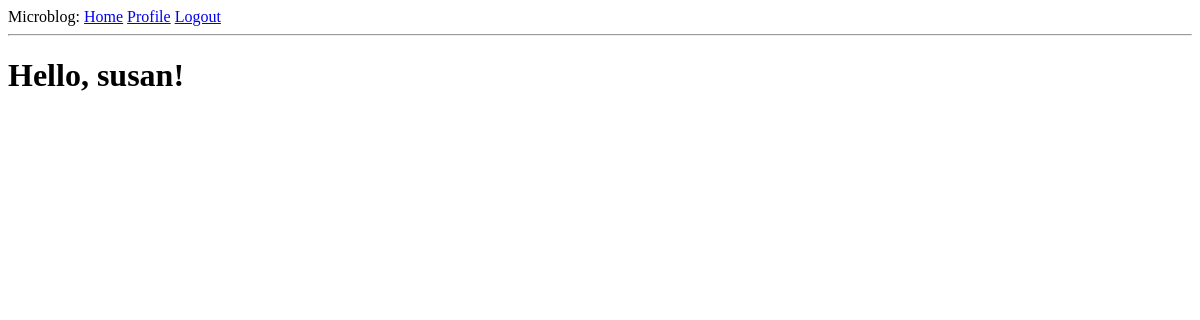
Before: /index (signed in) with the older database file.
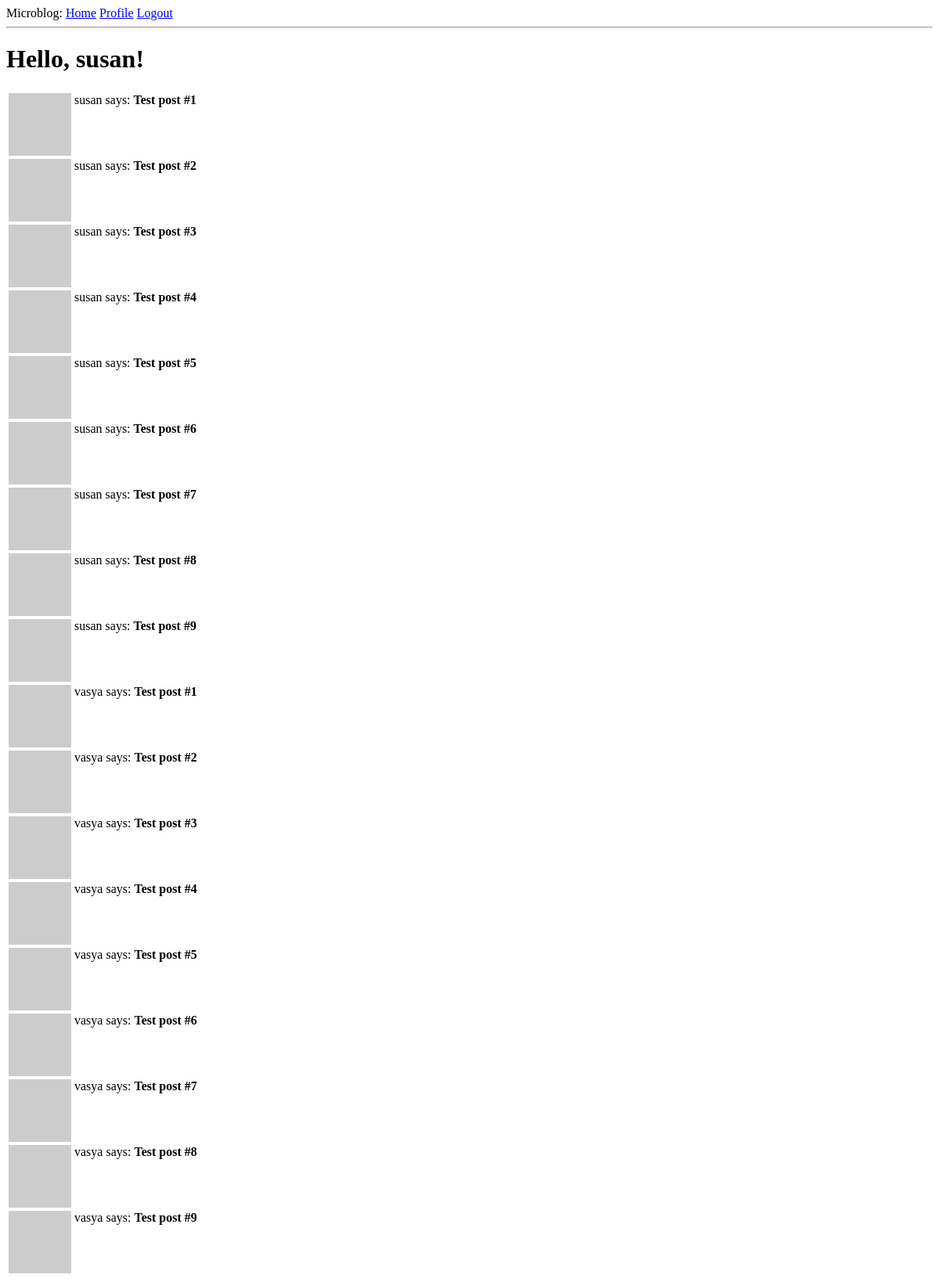
After: the same page with the newer database file.
### app/models.py (models this page shows, shortened)
class User(UserMixin, db.Model):
    id = db.Column(db.Integer, primary_key=True)
    username = db.Column(db.String(64), index=True, unique=True)
    email = db.Column(db.String(120), index=True, unique=True)
    password_hash = db.Column(db.String(128))
    posts = db.relationship('Post', backref='author', lazy='dynamic')
    about_me = db.Column(db.String(140))
    last_seen = db.Column(db.DateTime, default=datetime.utcnow)
    def avatar(self, size):
        digest = md5(self.email.lower().encode('utf-8')).hexdigest()
        return f'https://www.gravatar.com/avatar/{digest}?d=identicon&s={size}'

class Post(db.Model):
    id = db.Column(db.Integer, primary_key=True)
    body = db.Column(db.String(140))
    timestamp = db.Column(db.DateTime, index=True, default=datetime.utcnow)
    user_id = db.Column(db.Integer, db.ForeignKey('user.id'))

### app/routes.py (the view)
@app.route('/')
@app.route('/index')
@login_required
def index():
    posts = Post.query.all()
    context = {'posts': posts, 'title': 'Home Page'}
    return render_template('index.html', **context)

### app/models.py (called while the page is built)
@login.user_loader
def load_user(id):
    return User.query.get(int(id))

### app/routes.py (called while the page is built)
@app.before_request
def before_request():
    if current_user.is_authenticated:
        current_user.last_seen = datetime.utcnow()
        db.session.commit()

### app/templates/index.html
{% extends "base.html" %}
{% block content %}
  <h1>Hello, {{ current_user.username }}!</h1>
  <table>
  {% for post in posts %}
    {% include "_post.html" %}
  {% endfor %}
  </table>
{% endblock %}

### app/templates/base.html (shortened to what this page needs)
<html>
  <head>
  </head>
  <body>
     <div>
       Microblog:
       <a href="{{ url_for('index') }}">Home</a>
       {% if current_user.is_anonymous %}
         <a href="{{ url_for('login') }}">Login</a>
       {% else %}
         <a href="{{ url_for('user', username=current_user.username) }}">Profile</a>
         <a href="{{ url_for('logout') }}">Logout</a>
       {% endif %}
     </div>
     <hr>
     {% block content %}{% endblock %}
   </body>
</html>

### app/templates/_post.html
<tr valign="top">
  <td><img src="{{ post.author.avatar(36) }}"></td>
  <td>{{ post.author.username }} says: <b>{{ post.body }}</b></td>
</tr>

Changed rows visible on the page:
added Post: author.username "susan", body "Test post #1"
added Post: author.username "susan", body "Test post #2"
added Post: author.username "susan", body "Test post #3"
added Post: author.username "susan", body "Test post #4"
added Post: author.username "susan", body "Test post #5"
added Post: author.username "susan", body "Test post #6"
added Post: author.username "susan", body "Test post #7"
added Post: author.username "susan", body "Test post #8"
added Post: author.username "susan", body "Test post #9"
added Post: author.username "vasya", body "Test post #1"
added Post: author.username "vasya", body "Test post #2"
added Post: author.username "vasya", body "Test post #3"
added Post: author.username "vasya", body "Test post #4"
added Post: author.username "vasya", body "Test post #5"
added Post: author.username "vasya", body "Test post #6"
added Post: author.username "vasya", body "Test post #7"
added Post: author.username "vasya", body "Test post #8"
added Post: author.username "vasya", body "Test post #9"
